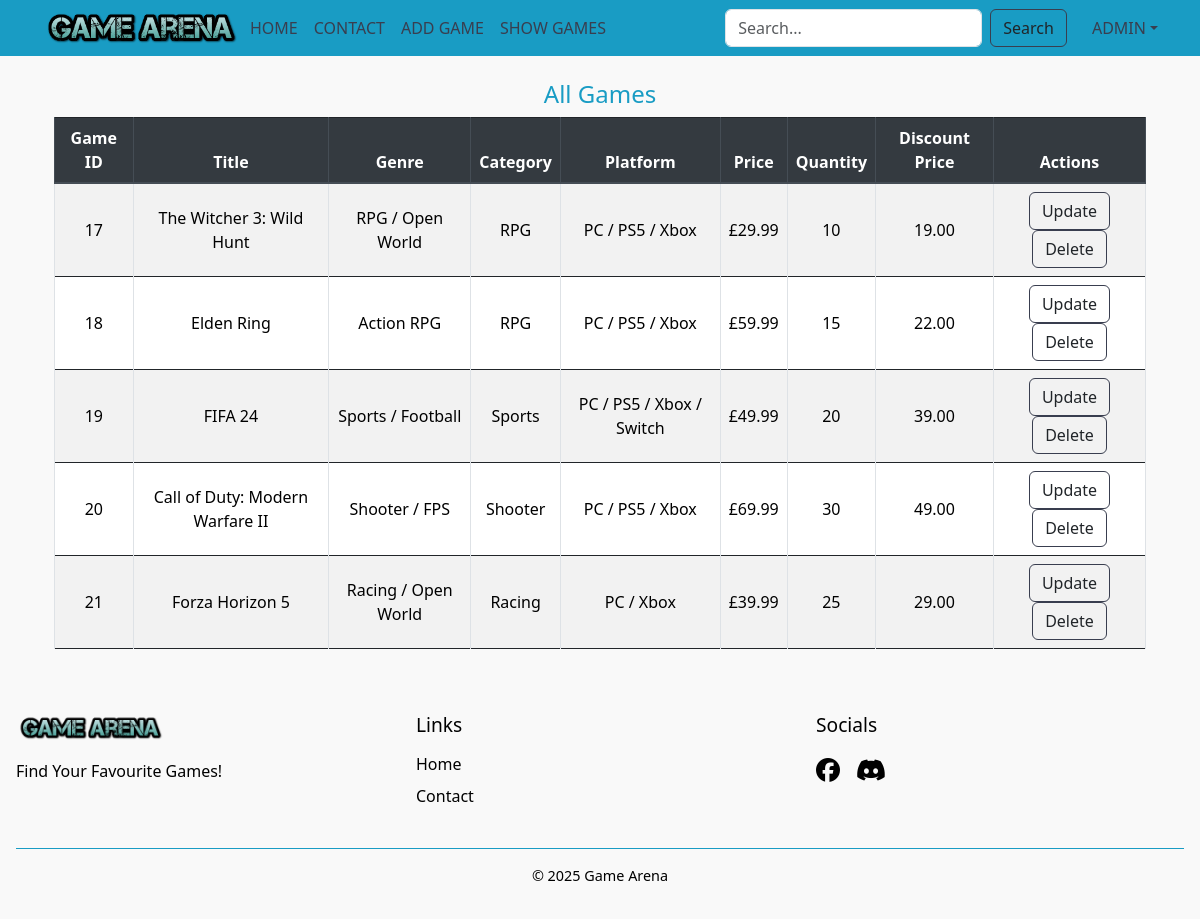
The page /list/ (signed in) on the database as committed earlier.
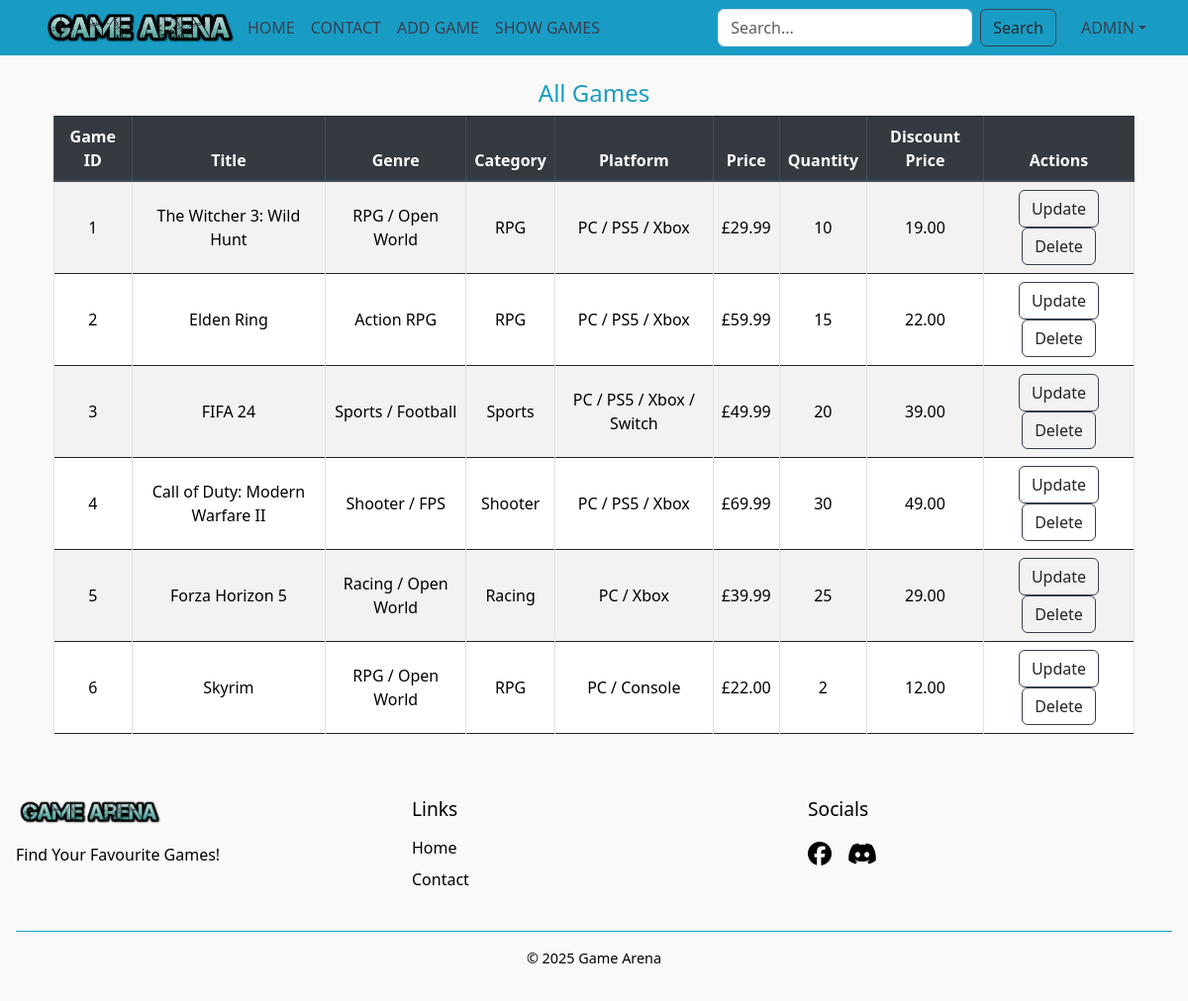
The same page on the database as committed later.
### gamestore/models.py (models this page shows, shortened)
class Games(models.Model):
    game_id = models.AutoField(primary_key=True)
    game_title = models.CharField(max_length=64)
    game_genre = models.CharField(max_length=64)
    game_category = models.CharField(choices=CATEGORIES_choices, max_length=10)
    game_platform = models.CharField(max_length=64)
    game_price = models.DecimalField(max_digits=7, decimal_places=2)
    game_quantity = models.IntegerField()
    game_discount_price = models.DecimalField(max_digits=7, decimal_places=2)
    game_description = models.TextField()
    image_url = models.ImageField(upload_to='game-images/', default="game-images/default.png")
    slug = models.SlugField()

### gamestore/views.py (the view)
# urls.py: path('list/', views.game_list_view, name="game_list"),
@login_required(login_url='/login/')
@user_passes_test(is_admin_or_mod)
def game_list_view(request):
    games = Games.objects.all()
    return render(request, 'crud/game_list.html', {'games': games})

### gamestore/views.py (called while the page is built)
def is_admin_or_mod(user):
    return user.is_authenticated and (user.is_staff or user.is_superuser)

### gamestore/templates/crud/game_list.html (shortened to what this page needs)
{% extends 'crud/layout.html' %}
{% block content %}
  <h1 class="text-center">All Games</h1>
  <div class="container">
    <div class="d-none d-md-block">
      <div class="table-responsive">
        <table class="table table-bordered table-striped text-center">
          <thead class="thead-dark">
            <tr>
              <th>Game ID</th>
              <th>Title</th>
              <th>Genre</th>
              <th>Category</th>
              <th>Platform</th>
              <th>Price</th>
              <th>Quantity</th>
              <th>Discount Price</th>
              <th>Actions</th>
            </tr>
          </thead>
          <tbody>
            {% for game in games %}
              <tr>
                <td>{{ game.game_id }}</td>
                <td>{{ game.game_title }}</td>
                <td>{{ game.game_genre }}</td>
                <td>{{ game.game_category }}</td>
                <td>{{ game.game_platform }}</td>
                <td>£{{ game.game_price }}</td>
                <td>{{ game.game_quantity }}</td>
                <td>{{ game.game_discount_price }}</td>
                <td>
                  <a href="{% url 'game_update' game.game_id %}" class="btn btn-outline-dark btn-upd">Update</a>
                  <a href="{% url 'game_delete' game.game_id %}" class="btn btn-outline-dark btn-del">Delete</a>
                </td>
              </tr>
            {% endfor %}
          </tbody>
        </table>
      </div>
    </div>
  </div>
{% endblock %}

Rows that differ between the two databases and show on the page:
removed Games: game_id "17", game_title "The Witcher 3: Wild Hunt", game_genre "RPG / Open World", game_category "RPG", game_platform "PC / PS5 / Xbox", game_price "29.99", game_quantity "10", game_discount_price "19.00"
removed Games: game_id "18", game_title "Elden Ring", game_genre "Action RPG", game_category "RPG", game_platform "PC / PS5 / Xbox", game_price "59.99", game_quantity "15", game_discount_price "22.00"
removed Games: game_id "19", game_title "FIFA 24", game_genre "Sports / Football", game_category "Sports", game_platform "PC / PS5 / Xbox / Switch", game_price "49.99", game_quantity "20", game_discount_price "39.00"
removed Games: game_id "20", game_title "Call of Duty: Modern Warfare II", game_genre "Shooter / FPS", game_category "Shooter", game_platform "PC / PS5 / Xbox", game_price "69.99", game_quantity "30", game_discount_price "49.00"
removed Games: game_id "21", game_title "Forza Horizon 5", game_genre "Racing / Open World", game_category "Racing", game_platform "PC / Xbox", game_price "39.99", game_quantity "25", game_discount_price "29.00"
added Games: game_id "1", game_title "The Witcher 3: Wild Hunt", game_genre "RPG / Open World", game_category "RPG", game_platform "PC / PS5 / Xbox", game_price "29.99", game_quantity "10", game_discount_price "19.00"
added Games: game_id "2", game_title "Elden Ring", game_genre "Action RPG", game_category "RPG", game_platform "PC / PS5 / Xbox", game_price "59.99", game_quantity "15", game_discount_price "22.00"
added Games: game_id "3", game_title "FIFA 24", game_genre "Sports / Football", game_category "Sports", game_platform "PC / PS5 / Xbox / Switch", game_price "49.99", game_quantity "20", game_discount_price "39.00"
added Games: game_id "4", game_title "Call of Duty: Modern Warfare II", game_genre "Shooter / FPS", game_category "Shooter", game_platform "PC / PS5 / Xbox", game_price "69.99", game_quantity "30", game_discount_price "49.00"
added Games: game_id "5", game_title "Forza Horizon 5", game_genre "Racing / Open World", game_category "Racing", game_platform "PC / Xbox", game_price "39.99", game_quantity "25", game_discount_price "29.00"
added Games: game_id "6", game_title "Skyrim", game_genre "RPG / Open World", game_category "RPG", game_platform "PC / Console", game_price "22.00", game_quantity "2", game_discount_price "12.00"
